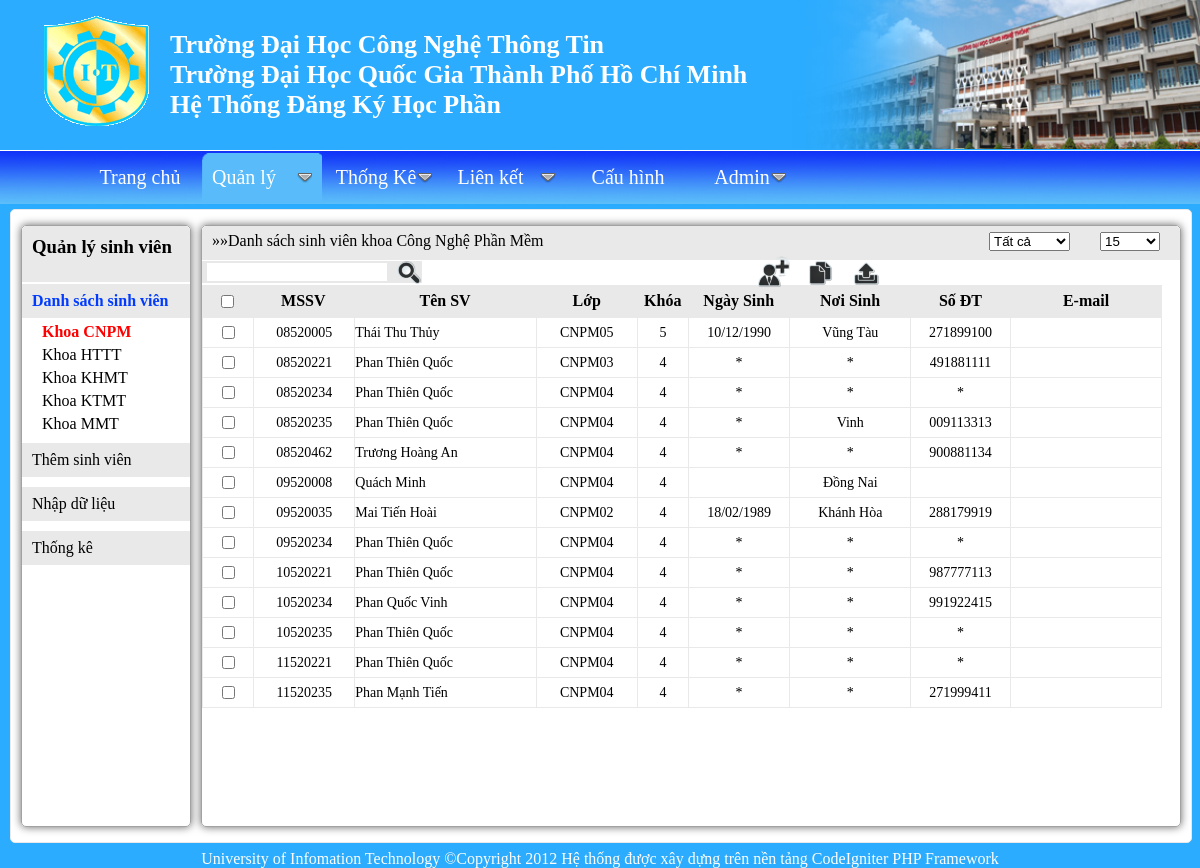
Screenshot of /quanly/sinhvien with the database file from the repository.
### tables this page shows
CREATE TABLE IF NOT EXISTS `khoa` (
  `MaKhoa` varchar(5) NOT NULL,
  `TenKhoa` varchar(40) NOT NULL,
  PRIMARY KEY (`MaKhoa`)
);

CREATE TABLE IF NOT EXISTS `sv_cnpm` (
  `MaSV` varchar(8) NOT NULL DEFAULT '',
  `TenSV` varchar(27) DEFAULT NULL,
  `Lop` varchar(8) DEFAULT NULL,
  `K` int(2) NOT NULL,
  `NgaySinh` varchar(10) NOT NULL,
  `NoiSinh` varchar(40) NOT NULL,
  `SDT` varchar(11) NOT NULL,
  `email` varchar(40) NOT NULL,
  `MaCN` varchar(10) NOT NULL,
  PRIMARY KEY (`MaSV`),
  KEY `K` (`K`),
  KEY `Lop` (`Lop`)
);

### application/controllers/sinhvien.php (called while the page is built, shortened)
<?php if ( ! defined('BASEPATH')) exit('No direct script access allowed');
class Sinhvien extends CI_Controller {
    function __construct()
    {
        $this->load->helper("url");
        $this->load->library("form_validation");
        $this->load->model("admin/msinhvien");
        $this->load->library('PHPExcel');
    }
	public function index($khoa="CNPM")
	{
            $khoa_result=$this->msinhvien->get_khoa();
            $sinhvien_result=$this->msinhvien->get_sinhvien("",$khoa,0,0,15);
            $data['data_title']="Danh sách sinh viên khoa ".$this->msinhvien->ten_khoa($khoa);
            $num_rows=$this->msinhvien->get_num_rows("",$khoa);
            $this->load->library("pagination");
            $config["base_url"]="http://dkhp.uit.edu.vn/quanly/sinhvien/ajax_full_data";
            $config["total_rows"]=$num_rows;
            $config["per_page"]=15;
            $this->pagination->initialize($config);
            $data["pagination"]=$this->pagination->create_links();
            $data["khoa_result"]=$khoa_result;
            $data["khoa"]=$khoa;
            $data["sinhvien_result"]=$sinhvien_result;
            $data["total_rows"]=$num_rows;
            $data["title"]="Trang quản lý sinh viên";
    		$this->load->view('admin/vsinhvien',$data);
   	}
}
?>

### index.php (called while the page is built, shortened)
<?php
require_once BASEPATH.'core/CodeIgniter.php';
?>

### application/helpers/MY_url_helper.php (called while the page is built)
<?php  if ( ! defined('BASEPATH')) exit('No direct script access allowed');
if ( ! function_exists('static_url'))
{
	function static_url()
	{
		$CI =& get_instance();
		return $CI->config->item("static_url");
	}
}
?>

### application/models/admin/msinhvien.php (called while the page is built, shortened)
<?php
class Msinhvien extends CI_Model
{
    function get_khoa()
    {
        $query=$this->db->get("khoa");
        return $query->result_object();
    }
    function ten_khoa($makhoa)
    {
        $this->db->where("MaKhoa",$makhoa);
        $this->db->select("TenKhoa");
        $query=$this->db->get("khoa");
        $row=$query->row();
        return $row->TenKhoa;
    }
    function get_sinhvien($search="",$khoa,$k=0,$start=0,$limit=0)
    {
        $result=null;
        if($search!="")
        {
            if(is_numeric($search))$this->db->like("MaSV",$search,"after");
            else $this->db->like("TenSV",$search);
            if($k!=0) $this->db->where("K",$k);
            $query_CNPM=$this->db->get("sv_cnpm");
            if(is_numeric($search))$this->db->like("MaSV",$search,"after");
            else $this->db->like("TenSV",$search);
            if($k!=0) $this->db->where("K",$k);
            $query_HTTT=$this->db->get("sv_httt");
            if(is_numeric($search))$this->db->like("MaSV",$search,"after");
            else $this->db->like("TenSV",$search);
            if($k!=0) $this->db->where("K",$k);
            $query_KTMT=$this->db->get("sv_ktmt");
            if(is_numeric($search))$this->db->like("MaSV",$search,"after");
            else $this->db->like("TenSV",$search);
            if($k!=0) $this->db->where("K",$k);
            $query_KHMT=$this->db->get("sv_khmt");
            if(is_numeric($search))$this->db->like("MaSV",$search,"after");
            else $this->db->like("TenSV",$search);
            if($k!=0) $this->db->where("K",$k);
            $query_MMT=$this->db->get("SV_MMT");
            $array_cnmp=$query_CNPM->result_object();
            $array_HTTT=$query_HTTT->result_object();
            $array_KTMT=$query_KTMT->result_object();
            $array_KHMT=$query_KHMT->result_object();
            $array_MMT=$query_MMT->result_object();
            $result=array_merge($array_cnmp,$array_HTTT,$array_KTMT,$array_KHMT,$array_MMT);
        }
        else
        {
            if($limit!=0) $this->db->limit($limit,$start);
            $query=$this->db->get("SV_".$khoa);
            $result=$query->result_object();
        }
        return $result;
    }
}
?>

### application/views/admin/vsinhvien.php (the view, shortened to what this page needs)
<!DOCTYPE html PUBLIC "-//W3C//DTD XHTML 1.0 Transitional//EN" "http://www.w3.org/TR/xhtml1/DTD/xhtml1-transitional.dtd">
<html xmlns="http://www.w3.org/1999/xhtml" xml:lang="en" lang="en">
<head>
    <link rel="stylesheet" type="text/css" href="<?php echo static_url(); ?>/css/admin/common.css" />
    <link rel="stylesheet" type="text/css" href="<?php echo static_url(); ?>/css/admin/sinhvien.css" />
    <link rel="stylesheet" type="text/css" href="<?php echo static_url(); ?>/css/menu/menu_css.css" />
    <link rel="stylesheet" type="text/css" href="<?php echo static_url(); ?>/css/popup/popup_css.css" />
</head>
<body>
<div id="wrapper">
    <div id="header">
    <img src="<?php echo static_url(); ?>/images/logo.gif" alt="logo.gif" id="logo" />
    <img src="<?php echo static_url(); ?>/images/header_pic.png" alt="header_" id="header_pic" />
     <p>Trường Đại Học Công Nghệ Thông Tin<br />
       Trường Đại Học Quốc Gia Thành Phố Hồ Chí Minh<br />
       Hệ Thống Đăng Ký Học Phần
    </p>
    </div>
    <div id="page">
    <?php include_once("vmain_menu.php"); ?>
    <div id="data">
        <div id="left">
        <h3>Quản lý sinh viên</h3>
        <ul>
            <li><a class="active" href="/quanly/sinhvien">Danh sách sinh viên</a>
            <?php
            echo "<ul>";
            foreach($khoa_result as $row)
            {
                if(strcasecmp($row->MaKhoa,$khoa)==0) echo "<li id='".$row->MaKhoa."' class='active' title='".$row->TenKhoa."'><a href='/quanly/sinhvien/".$row->MaKhoa."'> Khoa ".$row->MaKhoa."</a></li>";
                else echo "<li id='".$row->MaKhoa."' title='".$row->TenKhoa."'><a href='/quanly/sinhvien/".$row->MaKhoa."'> Khoa ".$row->MaKhoa."</a></li>";
            }
                echo "</ul>";
            ?>
            </li>
            <li><a href="/quanly/sinhvien/them-sinh-vien">Thêm sinh viên</a></li>
            <li><a href="/quanly/sinhvien/nhap-du-lieu">Nhập dữ liệu</a></li>
            <li><a href="/quanly/sinhvien/thongke">Thống kê</a></li>
        </ul>
        </div>
        <div id="right">
            <div id="tool">
                <p id="data_title">&#187;&#187;<?php echo $data_title; ?></p>
                <select id='view_num' title="Số lượng hàng">
                <option value="15">15</option>
                </select>
                <div id="action">
                    <a href="/quanly/sinhvien/them-sinh-vien/<?php echo $khoa ?>"><img title="Thêm sinh viên" src="<?php echo static_url(); ?>/images/add.png" alt="export" /></a>
                    <a href="/quanly/sinhvien/nhap-du-lieu/<?php echo $khoa ?>"><img title="Nhập dữ liệu từ tập tin" src="<?php echo static_url(); ?>/images/import.png" alt="export" /></a>
                    <img id="export" title="Xuất dữ liệu" src="<?php echo static_url(); ?>/images/export.png" alt="export" />
                </div>
                <div id="search" title="Tìm kiếm">
                    <form action="post" action="">
                    <input  type="text" title="Nhập MSSV hoặc họ tên" />
                    <input id="submit" type="image" title="tìm kiếm" src="<?php echo static_url(); ?>/images/search_icon.png"/>
                    </form>
                </div>
                <select id="k" title="Chọn khóa học">
                <option value="0">Tất cả</option>
                </select>
            </div>
            <div id="content">
                <table id="tempt">
                <tr>
                    <th id="textbox"><input id="all" type="checkbox" title="Chọn tất cả/ hủy tất cả"/></th>
                    <th id="mssv">MSSV</th>
                    <th id="tensv">Tên SV</th>
                    <th id="lop">Lớp</th>
                    <th id="k">Khóa</th>
                    <th id="ngaysinh">Ngày Sinh</th>
                    <th id="noisinh">Nơi Sinh</th>
                    <th id="sdt">Số ĐT</th>
                    <th id="email">E-mail</th>
                </tr>
                </table>
                <div id="change_data">
                    <div id="scroll">
                        <table id="table_data">
                        <?php
                         foreach($sinhvien_result as $row)
                         {
                            echo "<tr id='$khoa'>";
                            echo "<td class='checkbox'><input id='".$row->MaSV."' class='checkbox_row' type='checkbox' /></td>";
                            echo "<td class='masv' title='Xem chi tiết'>".$row->MaSV."</td>";
                            echo "<td class='tensv' style='text-align:left' >".$row->TenSV."</td>";
                            echo "<td class='lop'>".$row->Lop."</td>";
                            echo "<td class='k'>".$row->K."</td>";
                            echo "<td class='ngaysinh'>".$row->NgaySinh."</td>";
                            echo "<td class='noisinh'>".$row->NoiSinh."</td>";
                            echo "<td class='sdt'>".$row->SDT."</td>";
                            echo "<td class='email'>".$row->email."</td>";
                            echo "</tr>";
                         }
                         ?>
                        </table>
                    </div>
                </div>
            </div>
        </div>
    </div>
    </div>
    <?php include_once("vfooter.php"); ?>
</div>
</body>
</html>

### application/static/css/admin/common.css (style rules this page uses)
* { margin:0px;padding:0px; }
ul { list-style: none; }
img { border:none; }
select { z-index:120;position:relative; }
#wrapper { width:1200px;margin:0px auto;background-color:#2cacfe; -box-shadow: 0 0 8px #646564; -webkit-box-shadow: 0 0 8px #646564; -moz-box-shadow: 0 0 8px #646564; -o-box-shadow: 0 0 8px #646564; }
#wrapper #header { height:150px;position:relative;overflow:auto;border-bottom:1px solid #fff; }
#wrapper #header p { position:absolute;font-size:26px;font-weight:bold;top:30px;left:170px;color:#fff; }
#wrapper #header img { position:absolute; }
#wrapper #header img#logo { top:16px;left:0px; }
#wrapper #header img#header_pic { top:0px;right:0px;height:149px; }
#wrapper #data { border:1px solid #e8e9e8; background:#fff; -webkit-border-radius: 5px; -moz-border-radius: 5px; -o-border-radius: 5px; border-radius: 5px; width:1160px;min-height:600px; margin:5px 10px; overflow:hidden;padding:15px 10px; }

### application/static/css/popup/popup_css.css (style rules this page uses)
* { padding:0px;margin:0px; }

### rows the page displays
khoa: MaKhoa "CNPM"
khoa: MaKhoa "HTTT"
khoa: MaKhoa "KHMT"
khoa: MaKhoa "KTMT"
khoa: MaKhoa "MMT"
sv_cnpm: MaSV "08520005", TenSV "Thái Thu Thủy", Lop "CNPM05", K "5", NgaySinh "10/12/1990", NoiSinh "Vũng Tàu", SDT "271899100"
sv_cnpm: MaSV "08520221", TenSV "Phan Thiên Quốc", Lop "CNPM03", K "4", NgaySinh "*", NoiSinh "*", SDT "491881111"
sv_cnpm: MaSV "08520234", TenSV "Phan Thiên Quốc", Lop "CNPM04", K "4", NgaySinh "*", NoiSinh "*", SDT "*"
sv_cnpm: MaSV "08520235", TenSV "Phan Thiên Quốc", Lop "CNPM04", K "4", NgaySinh "*", NoiSinh "Vinh", SDT "009113313"
sv_cnpm: MaSV "08520462", TenSV "Trương Hoàng An", Lop "CNPM04", K "4", NgaySinh "*", NoiSinh "*", SDT "900881134"
sv_cnpm: MaSV "09520008", TenSV "Quách Minh", Lop "CNPM04", K "4", NoiSinh "Đồng Nai"
sv_cnpm: MaSV "09520035", TenSV "Mai Tiến Hoài", Lop "CNPM02", K "4", NgaySinh "18/02/1989", NoiSinh "Khánh Hòa", SDT "288179919"
sv_cnpm: MaSV "09520234", TenSV "Phan Thiên Quốc", Lop "CNPM04", K "4", NgaySinh "*", NoiSinh "*", SDT "*"
sv_cnpm: MaSV "10520221", TenSV "Phan Thiên Quốc", Lop "CNPM04", K "4", NgaySinh "*", NoiSinh "*", SDT "987777113"
sv_cnpm: MaSV "10520234", TenSV "Phan Quốc Vinh", Lop "CNPM04", K "4", NgaySinh "*", NoiSinh "*", SDT "991922415"
sv_cnpm: MaSV "10520235", TenSV "Phan Thiên Quốc", Lop "CNPM04", K "4", NgaySinh "*", NoiSinh "*", SDT "*"
sv_cnpm: MaSV "11520221", TenSV "Phan Thiên Quốc", Lop "CNPM04", K "4", NgaySinh "*", NoiSinh "*", SDT "*"
sv_cnpm: MaSV "11520235", TenSV "Phan Mạnh Tiến", Lop "CNPM04", K "4", NgaySinh "*", NoiSinh "*", SDT "271999411"

### other values shown
$data_title "Danh sách sinh viên khoa Công Nghệ Phần Mềm"
